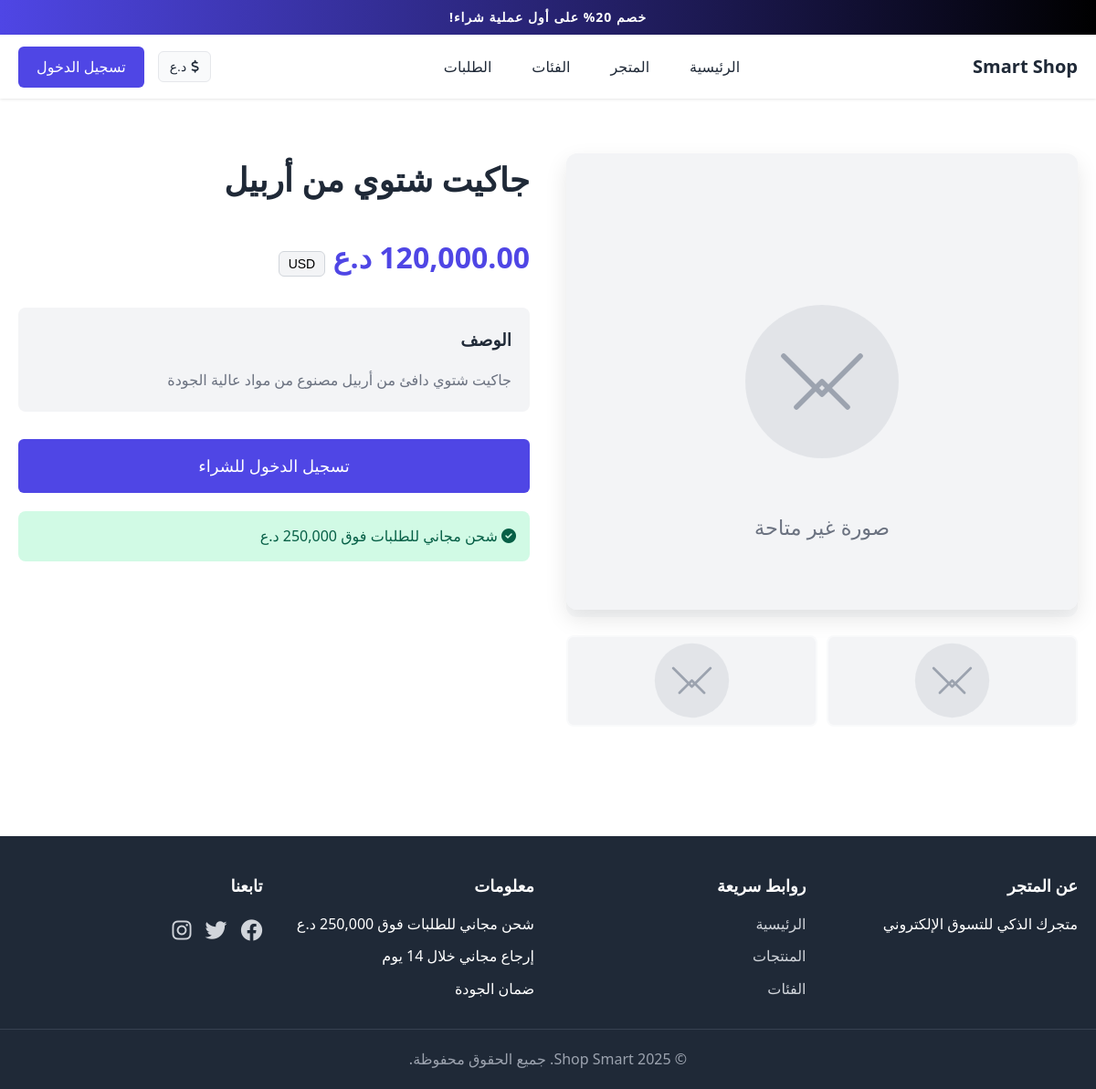
The app's page /pages/product-details.php?id=3 with its own data.
### tables this page shows
CREATE TABLE IF NOT EXISTS products (
    id INT AUTO_INCREMENT PRIMARY KEY,
    name VARCHAR(255) NOT NULL,
    description TEXT NOT NULL,
    price DECIMAL(10, 2) NOT NULL,
    mainImage VARCHAR(500) NOT NULL,
    quantity INT DEFAULT 0,
    otherImages TEXT,
    sizes TEXT,
    colors TEXT,
    user_id INT NOT NULL,
    created_at TIMESTAMP DEFAULT CURRENT_TIMESTAMP,
    updated_at TIMESTAMP DEFAULT CURRENT_TIMESTAMP ON UPDATE CURRENT_TIMESTAMP,
    FOREIGN KEY (user_id) REFERENCES users(id) ON DELETE CASCADE
);

### config/config.php (called while the page is built, shortened)
<?php
function isLoggedIn() {
    return isset($_SESSION['user_id']);
}
function getImageUrl($imagePath, $fallback = null) {
    if (filter_var($imagePath, FILTER_VALIDATE_URL)) {
        return $imagePath;
    }
    return $imagePath;
}
function getProductImage($imagePath, $productName = '') {
    $url = getImageUrl($imagePath);
    return $url;
}

### pages/product-details.php (the view, shortened to what this page needs)
<?php
require_once __DIR__ . '/../includes/header.php';
$productId = intval($_GET['id'] ?? 0);
$db = getDB();
$stmt = $db->prepare("SELECT * FROM products WHERE id = ?");
$stmt->execute([$productId]);
$product = $stmt->fetch();
$otherImages = !empty($product['otherImages']) ? json_decode($product['otherImages'], true) : [];
$sizes = !empty($product['sizes']) ? json_decode($product['sizes'], true) : [];
$colors = !empty($product['colors']) ? json_decode($product['colors'], true) : [];
$sizes = array_filter($sizes, function($size) {
    return !empty(trim($size));
});
$colors = array_filter($colors, function($color) {
    return !empty(trim($color));
});
?>
<div class="container" style="max-width: 1200px; margin: 40px auto; padding: 0 20px;">
    <div style="display: grid; grid-template-columns: 1fr 1fr; gap: 40px; margin-bottom: 40px;">
        <div>
            <div style="position: relative; margin-bottom: 20px; background: #f9fafb; border-radius: 12px;">
                <img id="mainProductImage"
                     src="<?php echo getProductImage($product['mainImage'], $product['name']); ?>"
                     alt="<?php echo htmlspecialchars($product['name']); ?>"
                     style="width: 100%; height: 500px; object-fit: cover; border-radius: 12px; box-shadow: var(--shadow-lg);"
                     onerror="this.onerror=null; this.src='<?php echo SITE_URL; ?>/assets/images/placeholder.svg'"
                     loading="eager">
            </div>
            <?php if (!empty($otherImages)): ?>
                <div style="display: grid; grid-template-columns: repeat(auto-fit, minmax(100px, 1fr)); gap: 10px;">
                    <?php foreach ($otherImages as $index => $image): ?>
                        <?php if (!empty($image)): ?>
                            <img src="<?php echo getProductImage($image, $product['name']); ?>"
                                 alt="صورة <?php echo $index + 1; ?>"
                                 onclick="document.getElementById('mainProductImage').src = this.src"
                                 style="width: 100%; height: 100px; object-fit: cover; border-radius: 8px; cursor: pointer; border: 2px solid transparent; transition: border-color 0.3s; background: #f9fafb;"
                                 onmouseover="this.style.borderColor='var(--primary-color)'"
                                 onmouseout="this.style.borderColor='transparent'"
                                 onerror="this.onerror=null; this.style.display='none'"
                                 loading="lazy">
                        <?php endif; ?>
                    <?php endforeach; ?>
                </div>
            <?php endif; ?>
        </div>
        <div>
            <h1 style="font-size: 36px; margin-bottom: 15px; color: var(--text-color);">
                <?php echo htmlspecialchars($product['name']); ?>
            </h1>
            <div style="font-size: 32px; font-weight: 700; color: var(--primary-color); margin: 30px 0;">
                <span id="price-display"><?php echo number_format($product['price'], 2); ?> د.ع</span>
                <button id="currency-toggle" style="background: #f3f4f6; border: 1px solid #d1d5db; border-radius: 6px; padding: 5px 10px; margin-left: 10px; cursor: pointer; font-size: 14px;">
                </button>
            </div>
            <div style="background: #f3f4f6; padding: 20px; border-radius: 8px; margin-bottom: 30px;">
                <h3 style="margin-bottom: 15px;">الوصف</h3>
                <p style="line-height: 1.8; color: var(--text-light);">
                    <?php echo nl2br(htmlspecialchars($product['description'])); ?>
                </p>
            </div>
            <?php if (isLoggedIn()): ?>
                <form id="addToCartForm" style="margin-bottom: 30px;">
                    <div class="form-group" style="margin-bottom: 25px;">
                        <label style="display: block; margin-bottom: 12px; font-weight: 600; color: var(--text-color); font-size: 16px;">
                            المقاس <span style="color: #6b7280; font-weight: 400;">(اختياري)</span>:
                        </label>
                        <?php if (!empty($sizes) && is_array($sizes) && count($sizes) > 0): ?>
                            <div id="sizes-buttons" style="display: flex; flex-wrap: wrap; gap: 10px; margin-bottom: 10px;">
                                <?php foreach ($sizes as $size): ?>
                                    <?php
                                    $sizeValue = is_string($size) ? trim($size) : '';
                                    if (!empty($sizeValue)):
                                    ?>
                                        <button type="button"
                                                class="size-btn"
                                                data-size="<?php echo htmlspecialchars($sizeValue); ?>"
                                                style="padding: 10px 20px; border: 2px solid #d1d5db; border-radius: 6px; background: white; color: var(--text-color); font-weight: 500; cursor: pointer; transition: all 0.3s ease; min-width: 60px;">
                                            <?php echo htmlspecialchars($sizeValue); ?>
                                        </button>
                                    <?php endif; ?>
                                <?php endforeach; ?>
                            </div>
                            <input type="hidden" name="size" id="productSize" value="">
                        <?php else: ?>
                            <input type="text"
                                   name="size"
                                   id="productSize"
                                   placeholder="اكتب المقاس الذي تريده (مثل: M, L, XL...)"
                                   style="width: 100%; padding: 12px; border: 2px solid var(--border-color); border-radius: 6px; font-size: 15px;">
                        <?php endif; ?>
                    </div>
                    <div class="form-group" style="margin-bottom: 25px;">
                        <label style="display: block; margin-bottom: 12px; font-weight: 600; color: var(--text-color); font-size: 16px;">
                            اللون <span style="color: #6b7280; font-weight: 400;">(اختياري)</span>:
                        </label>
                        <?php if (!empty($colors) && is_array($colors) && count($colors) > 0): ?>
                            <div id="colors-buttons" style="display: flex; flex-wrap: wrap; gap: 10px; margin-bottom: 10px;">
                                <?php foreach ($colors as $color): ?>
                                    <?php
                                    $colorValue = is_string($color) ? trim($color) : '';
                                    if (!empty($colorValue)):
                                    ?>
                                        <button type="button"
                                                class="color-btn"
                                                data-color="<?php echo htmlspecialchars($colorValue); ?>"
                                                style="padding: 10px 20px; border: 2px solid #d1d5db; border-radius: 6px; background: white; color: var(--text-color); font-weight: 500; cursor: pointer; transition: all 0.3s ease; min-width: 80px; position: relative;">
                                            <?php echo htmlspecialchars($colorValue); ?>
                                        </button>
                                    <?php endif; ?>
                                <?php endforeach; ?>
                            </div>
                            <input type="hidden" name="color" id="productColor" value="">
                        <?php else: ?>
                            <input type="text"
                                   name="color"
                                   id="productColor"
                                   placeholder="اكتب اللون الذي تريده (مثل: أسود، أحمر، أزرق...)"
                                   style="width: 100%; padding: 12px; border: 2px solid var(--border-color); border-radius: 6px; font-size: 15px;">
                        <?php endif; ?>
                    </div>
                    <div class="form-group">
                        <label>الكمية:</label>
                        <input type="number" name="quantity" id="productQuantity" value="1" min="1" max="<?php echo $product['quantity']; ?>"
                               style="width: 100%; padding: 12px; border: 2px solid var(--border-color); border-radius: 6px;">
                        <small style="color: var(--text-light);">
                            متوفر: <?php echo $product['quantity']; ?> قطعة
                        </small>
                    </div>
                    <button type="button" onclick="addProductToCart()" class="btn btn-primary" style="width: 100%; padding: 15px; font-size: 18px;">
                        <i class="fas fa-shopping-cart"></i> أضف إلى السلة
                    </button>
                </form>
            <?php else: ?>
                <a href="<?php echo SITE_URL; ?>/auth/login.php" class="btn btn-primary" style="width: 100%; padding: 15px; font-size: 18px; text-align: center; text-decoration: none;">
                    تسجيل الدخول للشراء
                </a>
            <?php endif; ?>
            <div style="background: #d1fae5; padding: 15px; border-radius: 8px; margin-top: 20px;">
                <p style="margin: 0; color: #065f46;">
                    <i class="fas fa-check-circle"></i> شحن مجاني للطلبات فوق 250,000 د.ع
                </p>
            </div>
        </div>
    </div>
</div>
<?php require_once __DIR__ . '/../includes/footer.php'; ?>

### assets/css/style.css (style rules this page uses)
* { margin: 0; padding: 0; box-sizing: border-box; }
:root { --primary-color: #4f46e5; --secondary-color: #000000; --text-color: #1f2937; --text-light: #6b7280; --bg-color: #ffffff; --bg-light: #f9fafb; --border-color: #e5e7eb; --success-color: #10b981; --error-color: #ef4444; --warning-color: #f59e0b; --shadow: 0 1px 3px rgba(0, 0, 0, 0.1); --shadow-lg: 0 10px 25px rgba(0, 0, 0, 0.1); }
body { font-family: 'Segoe UI', Tahoma, Geneva, Verdana, sans-serif; color: var(--text-color); background-color: var(--bg-color); line-height: 1.6; direction: rtl; }
.btn { padding: 10px 20px; border: none; border-radius: 6px; font-size: 16px; font-weight: 500; cursor: pointer; transition: all 0.3s ease; text-decoration: none; display: inline-block; text-align: center; }
.btn-primary { background: var(--primary-color); color: white; }
.container { max-width: 1200px; margin: 0 auto; padding: 0 20px; }

### records on screen
products: mainImage (placeholder picture), name "جاكيت شتوي من أربيل", price "120,000.00", description "جاكيت شتوي دافئ من أربيل مصنوع من مواد عالية الجودة"
